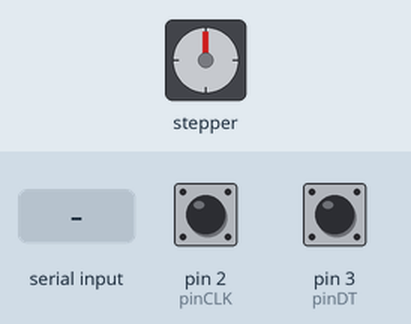
Bench run of a sketch on a simulated Arduino Uno, built with avr-gcc and run on an emulated ATmega328P. Parts: stepper motor. The inputs (shaded band) are chosen by the test bench; at power-on: pin 2 (pinCLK) HIGH, pin 3 (pinDT) HIGH. Stepper angles assume 512 steps per turn; what the sketch prints to the serial monitor is not drawn.

Above: at 1.2 s.
1.3 s: "1" received over Serial
At 1.45 s:
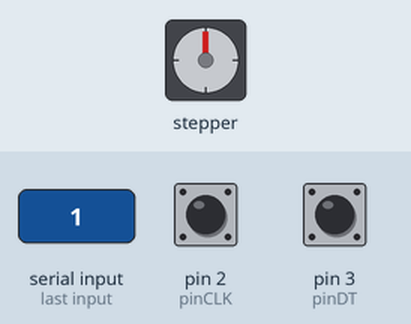
At 2.09 s:
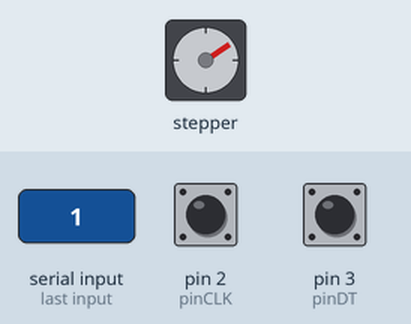
4.3 s: "0" received over Serial
At 4.61 s:
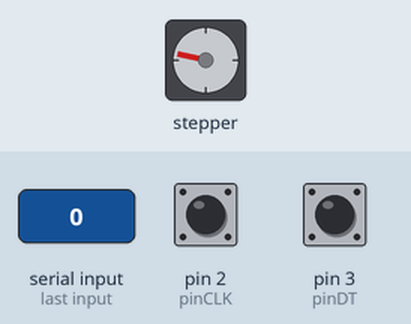
Timing chart, 0 to 11.9 s (numbered marks = the images above; inputs shaded):
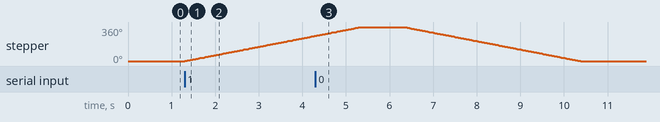

The sketch:

Arduino_code.ino
```cpp
#include <Stepper.h>

const int pinCLK = 2;      // Rotary encoder pin A
const int pinDT = 3;      // Rotary encoder pin B
const int stepsPerRevolution = 512;
const int motSpeed = 15;
const int dt = 1000;

int encoderPos = 0;
int lastEncoderPos = 0;

Stepper myStepper(stepsPerRevolution, 8, 10, 9, 11);

void setup() {
  pinMode(pinCLK, INPUT_PULLUP);
  pinMode(pinDT, INPUT_PULLUP);
  Serial.begin(9600);
  myStepper.setSpeed(motSpeed);
}

void loop() {
  int readingCLK = digitalRead(pinCLK);
  int readingDT = digitalRead(pinDT);

  if (readingCLK != lastEncoderPos) {
    if (readingDT != readingCLK) {
      encoderPos++;
    } else {
      encoderPos--;
    }
    Serial.println(encoderPos);
  }

  lastEncoderPos = readingCLK;

  if (Serial.available() > 0) {
    int command = Serial.read();

    if (command == '1') {
      myStepper.step(stepsPerRevolution);
      delay(dt);
    }
    else if (command == '0') {
      myStepper.step(-stepsPerRevolution);
      delay(dt);
    }
  }
}
```

Measured:
- after the input at 1.3 s, stepper: keeps turning clockwise at about 89°/s, starting at once
